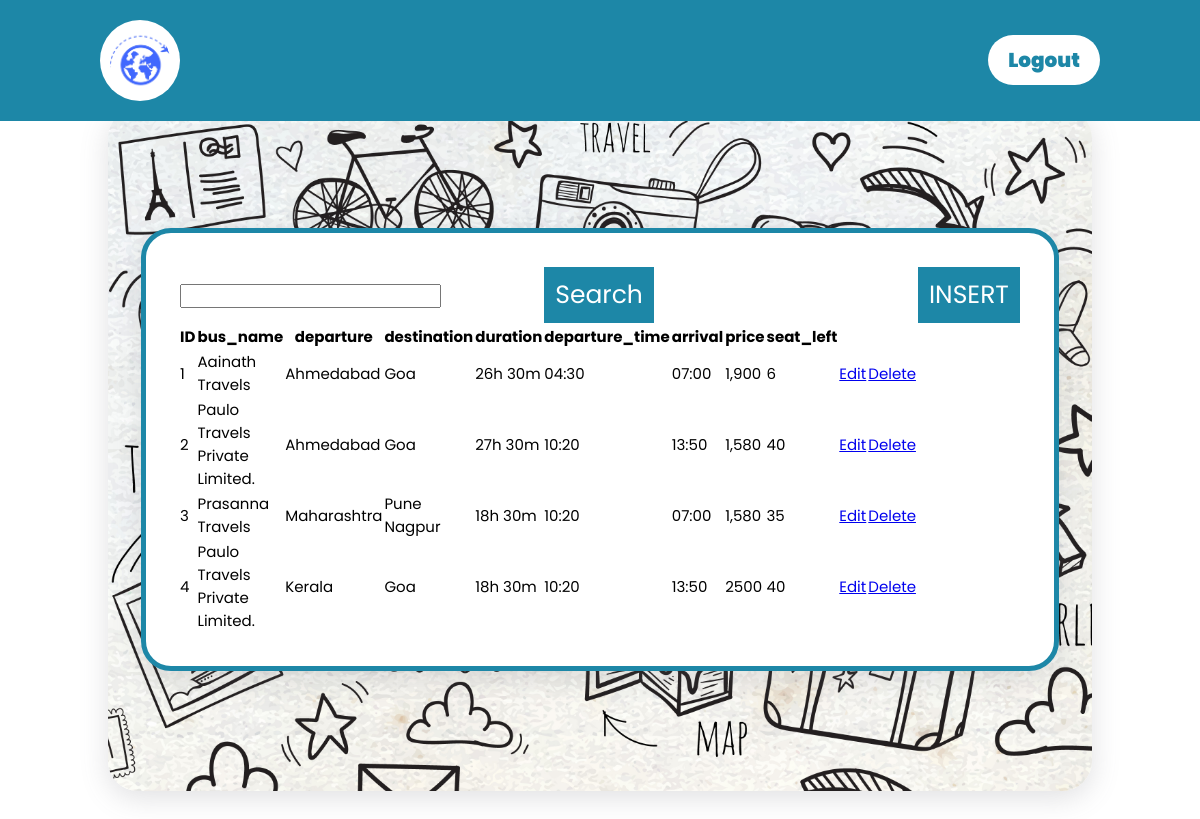
Screenshot of /admin_bus_show with the database file from the repository.
### myapp/models.py (models this page shows)
class Bus_master(models.Model):
    bus_name=models.CharField('bus_name',max_length=50)
    departure=models.CharField('departure',max_length=20)
    destination=models.CharField('destination',max_length=20,blank=True)
    duration=models.CharField('duration',max_length=10)
    departure_time = models.CharField('departure_time', max_length=50,blank=True)
    arrival=models.CharField('arrival',max_length=10,blank=True)
    price=models.CharField('price',max_length=10)
    seat_left=models.CharField('seat_left',max_length=10)

### myapp/views.py (the view)
# urls.py: path('admin_bus_show', views.admin_bus_show, name='admin_bus_show'),
def admin_bus_show(request):
    data=Bus_master.objects.all()
    return render(request,'bus/admin_bus_show.html',{'data':data})

### myapp/templates/bus/admin_bus_show.html (shortened to what this page needs)
<!DOCTYPE html>
{% load static %}
<html lang="en">
<head>
    <link rel="stylesheet" href="{% static 'css/admin_hotel_show.css' %}">
    <link rel="stylesheet" href="https://cdnjs.cloudflare.com/ajax/libs/font-awesome/5.15.3/css/all.min.css">
    <link rel="stylesheet" href="https://cdnjs.cloudflare.com/ajax/libs/font-awesome/4.7.0/css/font-awesome.min.css">
</head>
<body>
    <header>
        <img src="{% static 'images/logo.png' %}" class="logo">
        <div class="navbar" id="navbar">
        <a href="{% url 'admin_logout' %}" class="login-btn">Logout</a>
    </div>
    </header>
    <div class="content">
        <div class="content-1" style="font-size:15px">
        <table>
            <form action="" method="POST">
            <tr>
                <td colspan="5"><input name="username"></td>
                <td colspan="6"><button type="submit">Search</button></td>
                <td colspan="2"><button>INSERT</button></td>
            </tr>
            </form>
            <tr>
                <th>ID</th>
                <th>bus_name</th>
                <th>departure</th>
                <th>destination</th>
                <th>duration</th>
                <th>departure_time</th>
                <th>arrival</th>
                <th>price</th>
                <th>seat_left</th>
            </tr>
            {% for i in data %}
             <tr>
                <td>{{ i.id }}</td>
                <td>{{ i.bus_name }}</td>
                <td>{{ i.departure }}</td>
                <td>{{ i.destination }}</td>
                <td>{{ i.duration }}</td>
                <td>{{ i.departure_time }}</td>
                <td>{{ i.arrival }}</td>
                <td>{{ i.price }}</td>
                <td>{{ i.seat_left }}</td>
                <td><a href="edit/{{ i.id }}">Edit</a></td>
                <td><a href="delete/{{ i.id }}">Delete</a></td>
            </tr>
            {% endfor %}
        </table>
        </div>
    </div>
</body>
</html>

### myapp/static/css/admin_hotel_show.css (style rules this page uses)
* { margin: 0; padding: 0; box-sizing: border-box; font-family: 'Poppins', sans-serif; }
html { scroll-behavior: smooth; }
header { position: fixed; top: 0; left: 0; width: 100%; display: flex; justify-content: space-between; align-items: center; transition: 0.6s; padding: 20px 100px; background: #1d87a7; z-index: 10000; }
header .logo { position: relative; width: 80px; transition: 0.6s; background-color: #fff; padding: 10px; border-radius: 50%; }
.navbar { display: contents; justify-content: center; padding: 0 50px; position: relative; width: 100%; }
.login-btn { background: #fff; color: #1d87a7; padding: 10px 20px; text-decoration: none; font-size: 20px; font-weight: 900; border-radius: 30px; }
.content { margin: 9%; background-image: url(/static/images/doodle.jpg); background-size: cover; background-position: center; border-radius: 30px; box-shadow: rgb(100 100 111 / 20%) 0px 7px 29px 0px; padding: 10%; display: flex; justify-content: center; }
button { background-color: #1d87a7; text-decoration: none; color: #fff; padding: 8px 10px; right: 44px; top: 36px; font-size: 25px; transition: 0.2s; border: 1px solid #1d87a7; }
.content-1 { width: 172%; background: #fff; padding: 32px; display: flex; border: 5px solid #1d87a7; box-shadow: rgb(100 100 111 / 20%) 0px 7px 29px 0px; border-radius: 30px; justify-content: center; font-size: 10px; }

### rows the page displays
Bus_master: id "1", bus_name "Aainath Travels", departure "Ahmedabad", destination "Goa", duration "26h 30m", departure_time "04:30", arrival "07:00", price "1,900", seat_left "6"
Bus_master: id "2", bus_name "Paulo Travels Private Limited.", departure "Ahmedabad", destination "Goa", duration "27h 30m", departure_time "10:20", arrival "13:50", price "1,580", seat_left "40"
Bus_master: id "3", bus_name "Prasanna Travels", departure "Maharashtra", destination "Pune Nagpur", duration "18h 30m", departure_time "10:20", arrival "07:00", price "1,580", seat_left "35"
Bus_master: id "4", bus_name "Paulo Travels Private Limited.", departure "Kerala", destination "Goa", duration "18h 30m", departure_time "10:20", arrival "13:50", price "2500", seat_left "40"
